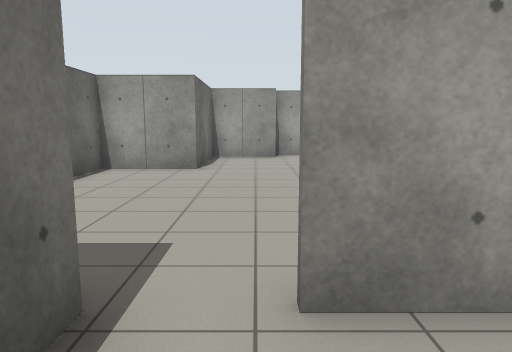
[1] (above)

16 first-person views from a walk through a Gazebo world. The camera is 1.2 m above the floor, tilts 8° down and sees 70° across. The floor is counted in squares, 1 m on a side. Each view is taken from the middle of a square. On the plan, view 1 faces up. The plan holds only what a view shows up to about 14 squares ahead; the rest is blank.

[2]
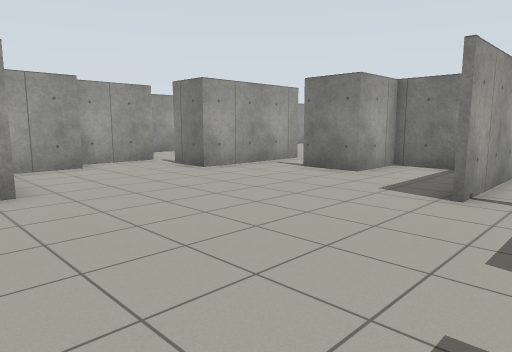

[3]
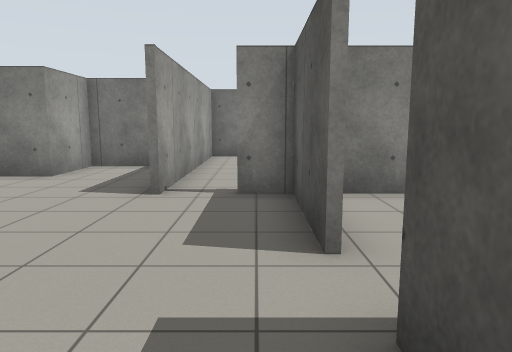

[4]
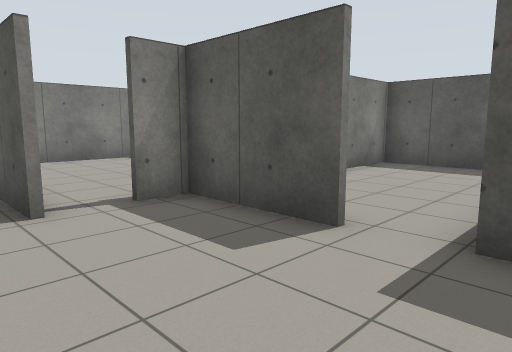

[5]
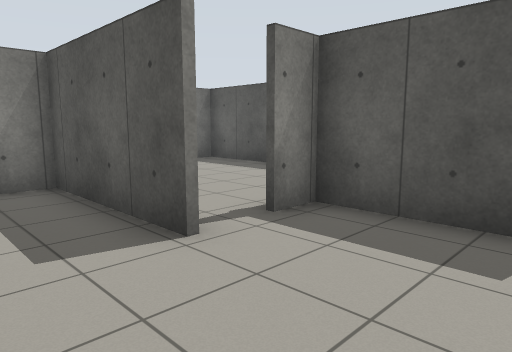

[6]
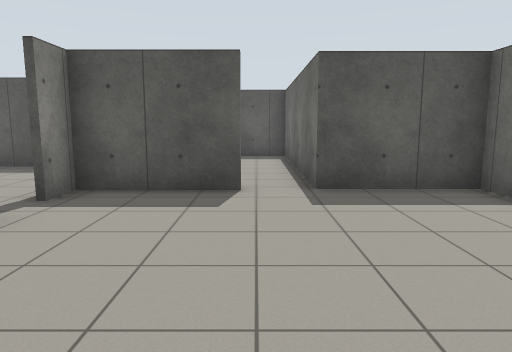

[7]
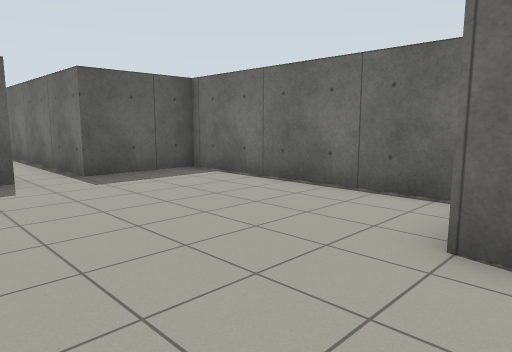

[8]
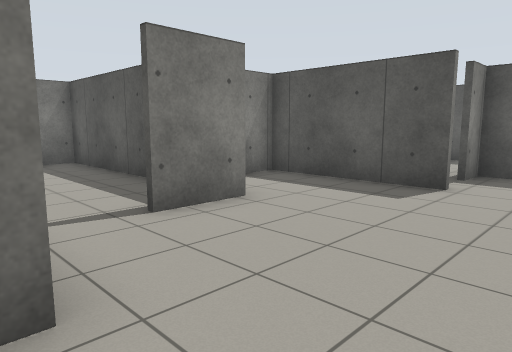

[9]
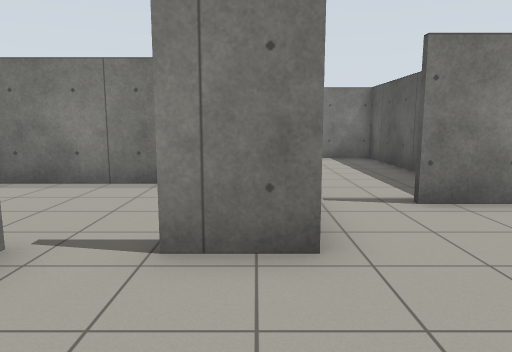

[10]
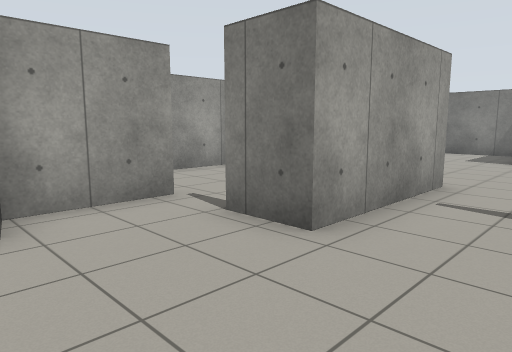

[11]
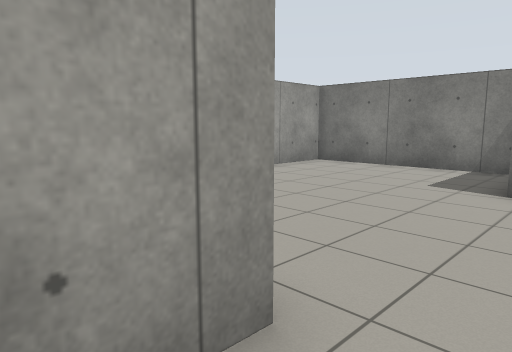

[12]
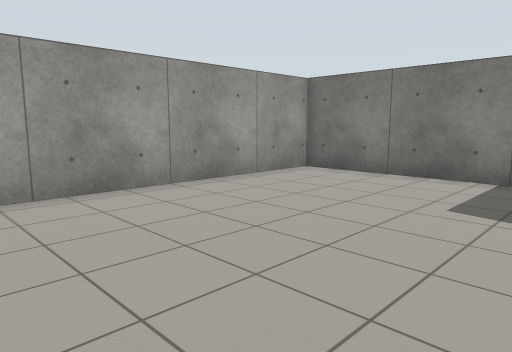

[13]
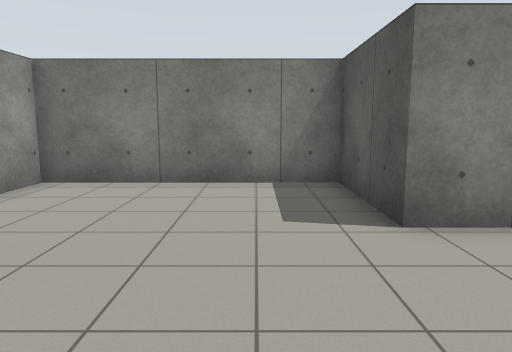

[14]
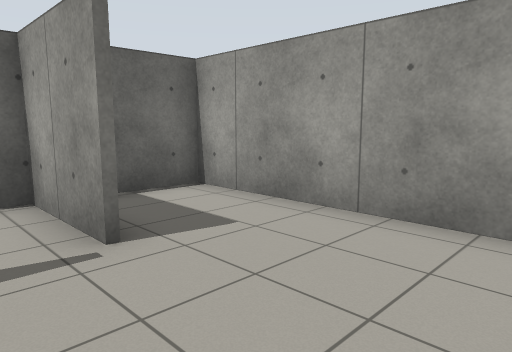

[15]
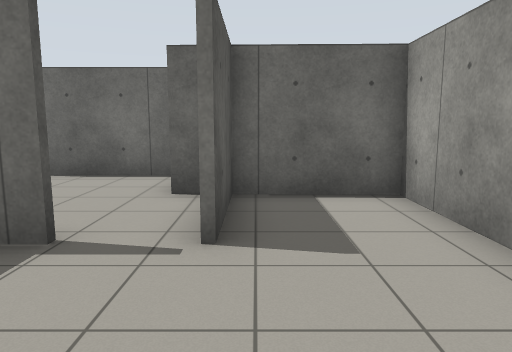

[16]
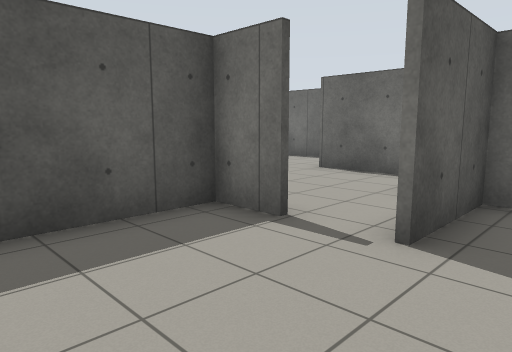

### Floor plan
Ten units are one square. View 1 is at (0, 0); x grows to the right and y downward. Boxes are objects, and circles mark ways between rooms. Rooms are numbered by the first view taken in them; rooms with no view inside come last. Other rooms are left out.
<svg viewBox="-47 -180 217 236">
<path fill="none" stroke="#000" d="M33 -4 33 -15M-12 51 33 51 33 27M-11 -14 -11 49M17 -22 2 -22M31 -48 76 -48 76 -78 55 -78 55 -96M45 -114 33 -114 33 -130M2 -24 33 -24 33 -34M26 -144 7 -144M7 -150 7 -135 -16 -135 -16 -99 -42 -99 -42 -24 -11 -24 -11 -14M76 -114 45 -114M85 -79 132 -79 132 -113 165 -113 165 -175 90 -175M35 -144 26 -144M34 -130 34 -116 64 -116M74 -140 74 -175 8 -175 7 -150M6 -146 35 -146M48 15 109 15 109 -47 31 -47"/>
<circle cx="0" cy="-20" r="3" fill="#2a7"/>
<circle cx="55" cy="-105" r="3" fill="#2a7"/>
<circle cx="30" cy="-135" r="3" fill="#2a7"/>
<circle cx="40" cy="-40" r="3" fill="#2a7"/>
<text x="10" y="20">1</text>
<text x="10" y="-80">2</text>
<text x="110" y="-130">3</text>
<text x="50" y="-150">4</text>
<text x="70" y="-20">5</text>
</svg>
Room 1 opens to room 2. Room 2 opens to room 3. Room 2 opens to room 4. Room 2 opens to room 5.

Where each view was taken, in squares from view 1:
view 1: 0 up, 0 right, facing up
view 2: 3 up, 3 left, facing up-right
view 3: 3 up, 3 left, facing right
view 4: 6 up, 2 left, facing down-right
view 5: 7 up, 0 right, facing down-right
view 6: 9 up, 0 right, facing down
view 7: 11 up, 2 right, facing down-left
view 8: 12 up, 1 right, facing down-right
view 9: 12 up, 0 right, facing right
view 10: 9 up, 0 right, facing up-right
view 11: 10 up, 6 right, facing up-right
view 12: 11 up, 8 right, facing up-right
view 13: 13 up, 9 right, facing right
view 14: 13 up, 7 right, facing up-left
view 15: 15 up, 7 right, facing left
view 16: 16 up, 7 right, facing down-left
